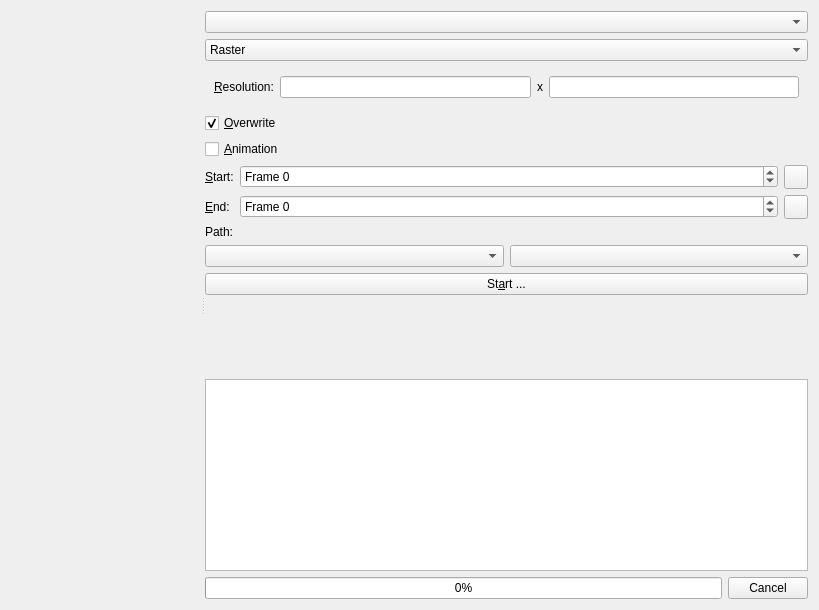
<?xml version="1.0" encoding="UTF-8"?>
<ui version="4.0">
 <class>ExportDialog</class>
 <widget class="QWidget" name="ExportDialog">
  <property name="geometry">
   <rect>
    <x>0</x>
    <y>0</y>
    <width>819</width>
    <height>610</height>
   </rect>
  </property>
  <property name="windowTitle">
   <string>Export</string>
  </property>
  <layout class="QHBoxLayout" name="horizontalLayout_7">
   <item>
    <widget class="QSplitter" name="splitter">
     <property name="orientation">
      <enum>Qt::Horizontal</enum>
     </property>
     <widget class="QLabel" name="lb_preview">
      <property name="sizePolicy">
       <sizepolicy hsizetype="Ignored" vsizetype="Ignored">
        <horstretch>0</horstretch>
        <verstretch>0</verstretch>
       </sizepolicy>
      </property>
      <property name="minimumSize">
       <size>
        <width>100</width>
        <height>100</height>
       </size>
      </property>
      <property name="text">
       <string/>
      </property>
      <property name="alignment">
       <set>Qt::AlignCenter</set>
      </property>
     </widget>
     <widget class="QWidget" name="">
      <layout class="QVBoxLayout" name="verticalLayout_2">
       <item>
        <layout class="QFormLayout" name="formLayout_3">
         <item row="0" column="0" colspan="2">
          <widget class="omm::ReferenceLineEdit" name="cb_view"/>
         </item>
         <item row="1" column="0" colspan="2">
          <widget class="QComboBox" name="cb_format">
           <item>
            <property name="text">
             <string>Raster</string>
            </property>
           </item>
           <item>
            <property name="text">
             <string>SVG</string>
            </property>
           </item>
          </widget>
         </item>
         <item row="2" column="0" colspan="2">
          <widget class="QStackedWidget" name="stackedWidget">
           <property name="sizePolicy">
            <sizepolicy hsizetype="Preferred" vsizetype="Maximum">
             <horstretch>0</horstretch>
             <verstretch>0</verstretch>
            </sizepolicy>
           </property>
           <property name="currentIndex">
            <number>0</number>
           </property>
           <widget class="QWidget" name="page">
            <layout class="QFormLayout" name="formLayout">
             <item row="2" column="0">
              <widget class="QLabel" name="label">
               <property name="text">
                <string>&amp;Resolution:</string>
               </property>
               <property name="buddy">
                <cstring>ne_resolution_x</cstring>
               </property>
              </widget>
             </item>
             <item row="2" column="1">
              <layout class="QHBoxLayout" name="horizontalLayout_2">
               <item>
                <widget class="omm::IntNumericEdit" name="ne_resolution_x"/>
               </item>
               <item>
                <widget class="QLabel" name="label_2">
                 <property name="text">
                  <string>x</string>
                 </property>
                </widget>
               </item>
               <item>
                <widget class="omm::IntNumericEdit" name="ne_resolution_y"/>
               </item>
              </layout>
             </item>
            </layout>
           </widget>
           <widget class="QWidget" name="page_2">
            <layout class="QFormLayout" name="formLayout_2">
             <item row="0" column="1">
              <widget class="omm::DoubleNumericEdit" name="ne_scaling"/>
             </item>
             <item row="0" column="0">
              <widget class="QLabel" name="label_3">
               <property name="text">
                <string>Scaling:</string>
               </property>
               <property name="buddy">
                <cstring>ne_scaling</cstring>
               </property>
              </widget>
             </item>
            </layout>
           </widget>
          </widget>
         </item>
         <item row="3" column="0" colspan="2">
          <widget class="QCheckBox" name="cb_overwrite">
           <property name="layoutDirection">
            <enum>Qt::LeftToRight</enum>
           </property>
           <property name="text">
            <string>&amp;Overwrite</string>
           </property>
           <property name="checked">
            <bool>true</bool>
           </property>
          </widget>
         </item>
         <item row="4" column="0" colspan="2">
          <widget class="QCheckBox" name="cb_animation">
           <property name="layoutDirection">
            <enum>Qt::LeftToRight</enum>
           </property>
           <property name="text">
            <string>&amp;Animation</string>
           </property>
          </widget>
         </item>
         <item row="5" column="0">
          <widget class="QLabel" name="label_4">
           <property name="text">
            <string>&amp;Start:</string>
           </property>
           <property name="buddy">
            <cstring>sb_start</cstring>
           </property>
          </widget>
         </item>
         <item row="5" column="1">
          <layout class="QHBoxLayout" name="horizontalLayout_5" stretch="1,0">
           <item>
            <widget class="QSpinBox" name="sb_start">
             <property name="prefix">
              <string>Frame </string>
             </property>
             <property name="minimum">
              <number>-999999999</number>
             </property>
             <property name="maximum">
              <number>999999999</number>
             </property>
            </widget>
           </item>
           <item>
            <widget class="QPushButton" name="pb_reset_start">
             <property name="minimumSize">
              <size>
               <width>24</width>
               <height>24</height>
              </size>
             </property>
             <property name="maximumSize">
              <size>
               <width>24</width>
               <height>24</height>
              </size>
             </property>
             <property name="text">
              <string/>
             </property>
            </widget>
           </item>
          </layout>
         </item>
         <item row="6" column="0">
          <widget class="QLabel" name="label_5">
           <property name="text">
            <string>&amp;End:</string>
           </property>
           <property name="buddy">
            <cstring>sb_end</cstring>
           </property>
          </widget>
         </item>
         <item row="6" column="1">
          <layout class="QHBoxLayout" name="horizontalLayout_4" stretch="1,0">
           <item>
            <widget class="QSpinBox" name="sb_end">
             <property name="prefix">
              <string>Frame </string>
             </property>
             <property name="minimum">
              <number>-999999999</number>
             </property>
             <property name="maximum">
              <number>999999999</number>
             </property>
            </widget>
           </item>
           <item>
            <widget class="QPushButton" name="pb_reset_end">
             <property name="minimumSize">
              <size>
               <width>24</width>
               <height>24</height>
              </size>
             </property>
             <property name="maximumSize">
              <size>
               <width>24</width>
               <height>24</height>
              </size>
             </property>
             <property name="text">
              <string/>
             </property>
            </widget>
           </item>
          </layout>
         </item>
         <item row="7" column="0">
          <widget class="QLabel" name="label_6">
           <property name="text">
            <string>Path:</string>
           </property>
           <property name="buddy">
            <cstring>le_pattern</cstring>
           </property>
          </widget>
         </item>
         <item row="7" column="1">
          <widget class="QWidget" name="widget_1" native="true">
           <layout class="QHBoxLayout" name="horizontalLayout" stretch="0">
            <property name="leftMargin">
             <number>0</number>
            </property>
            <property name="topMargin">
             <number>0</number>
            </property>
            <property name="rightMargin">
             <number>0</number>
            </property>
            <property name="bottomMargin">
             <number>0</number>
            </property>
            <item>
             <widget class="omm::FilePathEdit" name="le_pattern" native="true"/>
            </item>
           </layout>
          </widget>
         </item>
         <item row="8" column="0" colspan="2">
          <widget class="QWidget" name="widget_2" native="true">
           <layout class="QHBoxLayout" name="horizontalLayout_6">
            <property name="leftMargin">
             <number>0</number>
            </property>
            <property name="topMargin">
             <number>0</number>
            </property>
            <property name="rightMargin">
             <number>0</number>
            </property>
            <property name="bottomMargin">
             <number>0</number>
            </property>
            <item>
             <widget class="QComboBox" name="cb_variable">
              <property name="currentText">
               <string/>
              </property>
              <property name="currentIndex">
               <number>-1</number>
              </property>
              <property name="placeholderText">
               <string>Add Variable</string>
              </property>
              <item>
               <property name="text">
                <string>Scene Name</string>
               </property>
              </item>
              <item>
               <property name="text">
                <string>Scene Path</string>
               </property>
              </item>
              <item>
               <property name="text">
                <string>Frame Number</string>
               </property>
              </item>
             </widget>
            </item>
            <item>
             <widget class="QComboBox" name="cb_ending">
              <property name="placeholderText">
               <string>Set Format</string>
              </property>
              <item>
               <property name="text">
                <string>.png</string>
               </property>
              </item>
              <item>
               <property name="text">
                <string>.jpg</string>
               </property>
              </item>
             </widget>
            </item>
           </layout>
          </widget>
         </item>
         <item row="9" column="0" colspan="2">
          <widget class="QPushButton" name="pb_start">
           <property name="text">
            <string>St&amp;art ...</string>
           </property>
          </widget>
         </item>
        </layout>
       </item>
       <item>
        <spacer name="verticalSpacer_2">
         <property name="orientation">
          <enum>Qt::Vertical</enum>
         </property>
         <property name="sizeHint" stdset="0">
          <size>
           <width>20</width>
           <height>40</height>
          </size>
         </property>
        </spacer>
       </item>
       <item>
        <widget class="QWidget" name="w_progress" native="true">
         <layout class="QVBoxLayout" name="verticalLayout">
          <property name="leftMargin">
           <number>0</number>
          </property>
          <property name="topMargin">
           <number>0</number>
          </property>
          <property name="rightMargin">
           <number>0</number>
          </property>
          <property name="bottomMargin">
           <number>0</number>
          </property>
          <item>
           <widget class="QPlainTextEdit" name="te_status">
            <property name="horizontalScrollBarPolicy">
             <enum>Qt::ScrollBarAsNeeded</enum>
            </property>
            <property name="undoRedoEnabled">
             <bool>false</bool>
            </property>
            <property name="lineWrapMode">
             <enum>QPlainTextEdit::NoWrap</enum>
            </property>
            <property name="readOnly">
             <bool>true</bool>
            </property>
           </widget>
          </item>
          <item>
           <layout class="QHBoxLayout" name="horizontalLayout_3">
            <item>
             <widget class="QProgressBar" name="pb_progress">
              <property name="value">
               <number>0</number>
              </property>
             </widget>
            </item>
            <item>
             <widget class="QPushButton" name="pb_cancel">
              <property name="text">
               <string>Cancel</string>
              </property>
             </widget>
            </item>
           </layout>
          </item>
         </layout>
        </widget>
       </item>
      </layout>
     </widget>
    </widget>
   </item>
  </layout>
 </widget>
 <customwidgets>
  <customwidget>
   <class>omm::IntNumericEdit</class>
   <extends>QLineEdit</extends>
   <header>widgets/numericedit.h</header>
  </customwidget>
  <customwidget>
   <class>omm::ReferenceLineEdit</class>
   <extends>QComboBox</extends>
   <header>widgets/referencelineedit.h</header>
  </customwidget>
  <customwidget>
   <class>omm::DoubleNumericEdit</class>
   <extends>QLineEdit</extends>
   <header>widgets/numericedit.h</header>
  </customwidget>
  <customwidget>
   <class>omm::FilePathEdit</class>
   <extends>QWidget</extends>
   <header>widgets/filepathedit.h</header>
   <container>1</container>
  </customwidget>
 </customwidgets>
 <resources/>
 <connections>
  <connection>
   <sender>cb_format</sender>
   <signal>currentIndexChanged(int)</signal>
   <receiver>stackedWidget</receiver>
   <slot>setCurrentIndex(int)</slot>
   <hints>
    <hint type="sourcelabel">
     <x>804</x>
     <y>60</y>
    </hint>
    <hint type="destinationlabel">
     <x>804</x>
     <y>109</y>
    </hint>
   </hints>
  </connection>
 </connections>
</ui>
